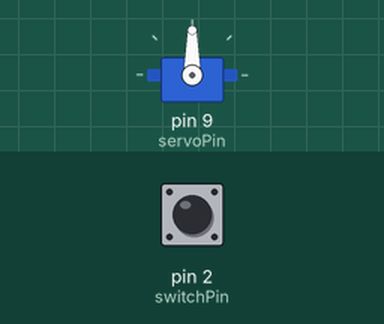
Bench run of a sketch on a simulated Arduino Uno, built with avr-gcc and run on an emulated ATmega328P. On the bench: servo. The test bench sets the inputs (shaded band); at power-on: pin 2 (switchPin) LOW.

Above: at 1.2 s.
1.3 s: pin 2 (switchPin) pulled HIGH for 0.15 s
At 1.4 s:
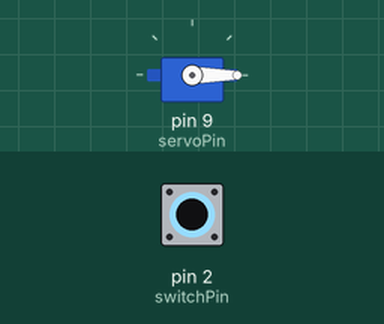
3.4 s: pin 2 (switchPin) pulled HIGH for 3.2 s
At 3.9 s:
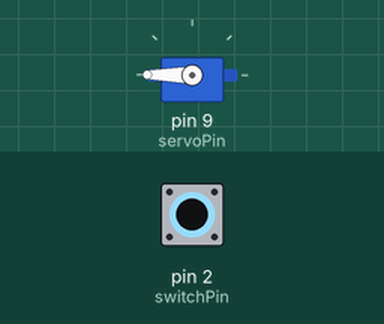
Timing chart, 0 to 7.9 s (numbered marks = the images above; inputs shaded):
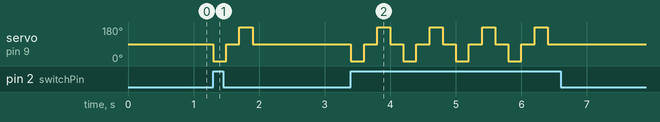

Measured:
- after the input at 1.3 s, servo on pin 9 (servoPin): 90° → 0° at once, → 90° 0.20 s later, → 180° 0.20 s later, → 90° 0.20 s later
- after the input at 3.4 s, servo on pin 9 (servoPin): 90° → 0° at once, then repeats every 0.80 s: 90° 0.20 s, 180° 0.20 s, 90° 0.20 s, 0° 0.20 s, until it stays 90° from 6.4 s

The sketch:

UselessMachineServoSweep.ino
```cpp
#include <Servo.h>

Servo myservo; // create servo object to control a servo
int angle = 0; // variable to store the servo position
int servoPin = 9;
int servoStep = 90;
int servoDelay = 200;
int switchPin = 2;

void setup() {
  pinMode(switchPin, INPUT);
  myservo.attach(servoPin); // attaches the servo on pin 9 to the servo object
}

void loop() {

  int switchVal = digitalRead(switchPin);
  if (switchVal == HIGH) {
    for (angle = 0; angle < 180; angle = angle + servoStep) {
      myservo.write(angle);
      delay(servoDelay);
    }

    for (angle = 180; angle > 0; angle = angle - servoStep) {
      myservo.write(angle);
      delay(servoDelay);
    }
  }
}
```
